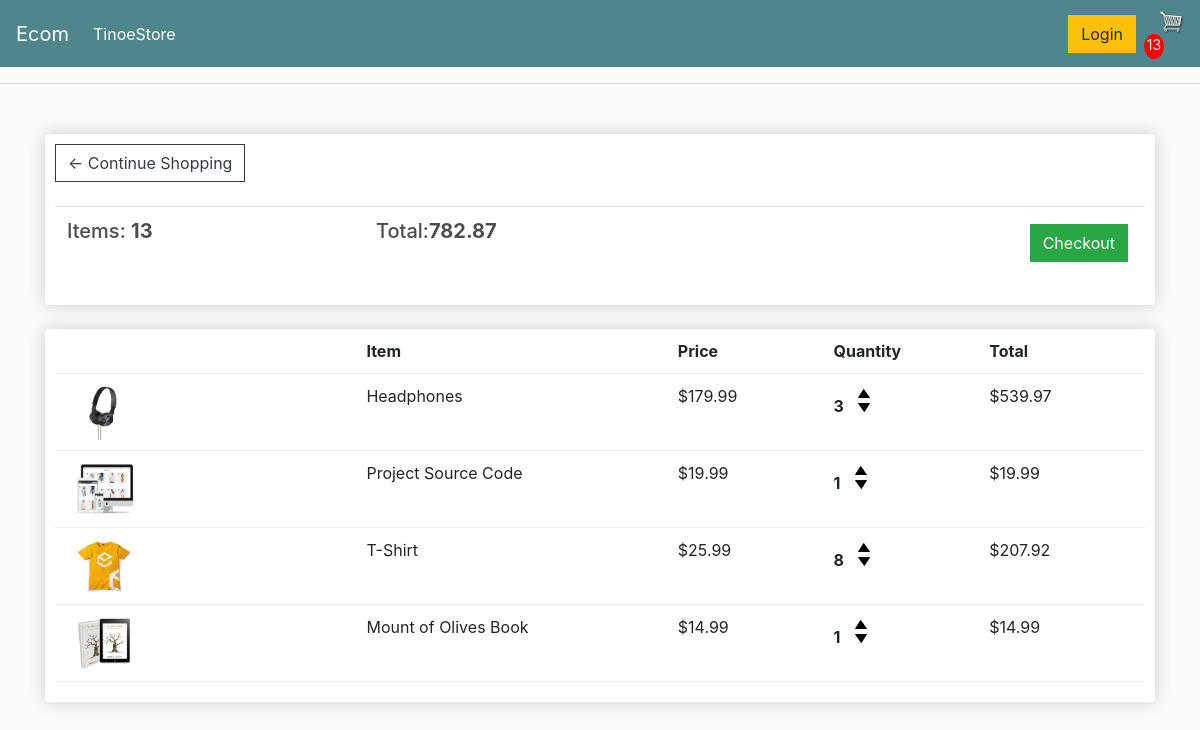
The app's page /cart/ (signed in), older data.
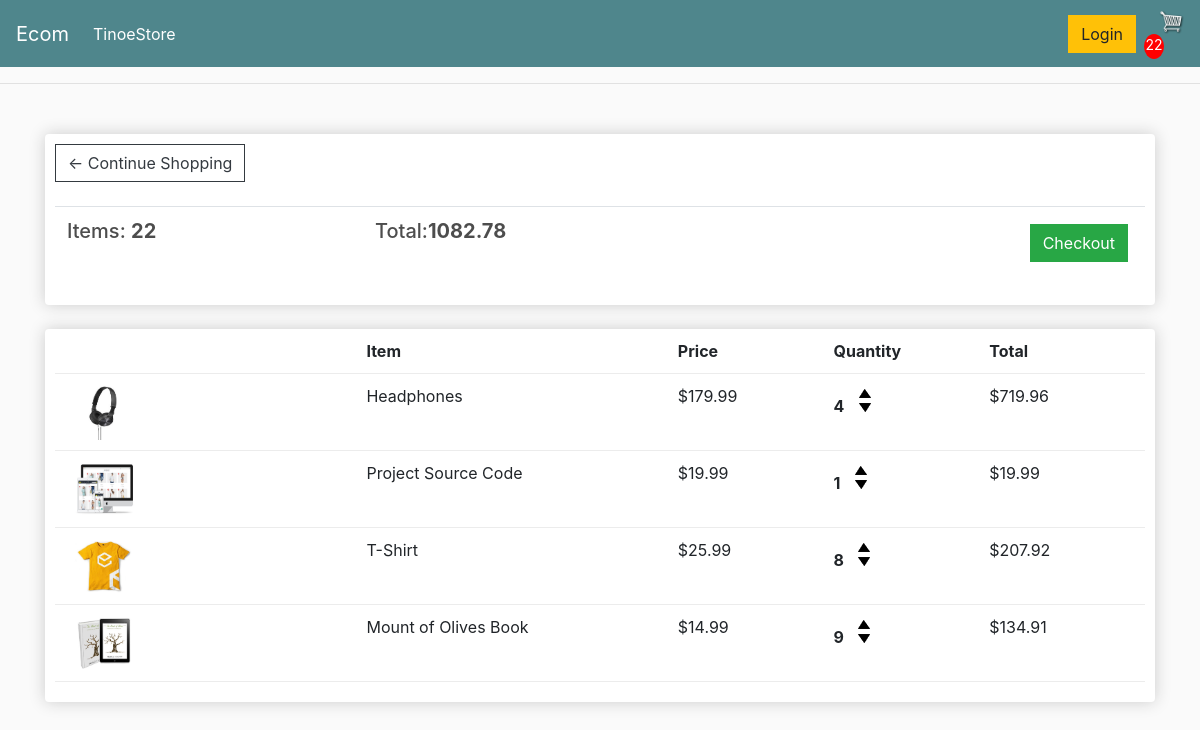
The same page, newer data.
### tinoe_store/models.py (models this page shows, shortened)
class Order(models.Model):
	customer = models.ForeignKey(Customer, on_delete=models.SET_NULL, null=True, blank=True)
	date_ordered = models.DateTimeField(auto_now_add=True)
	complete = models.BooleanField(default=False)
	transaction_id = models.CharField(max_length=100, null=True)
	@property
	def get_cart_total(self):
		orderitems = self.orderitem_set.all()
		total = sum([item.get_total for item in orderitems])
		return total
	@property
	def get_cart_items(self):
		orderitems = self.orderitem_set.all()
		total = sum([item.quantity for item in orderitems])
		return total

class OrderItem(models.Model):
	product = models.ForeignKey(Product, on_delete=models.SET_NULL, null=True)
	order = models.ForeignKey(Order, on_delete=models.SET_NULL, null=True)
	quantity = models.IntegerField(default=0, null=True, blank=True)
	date_added = models.DateTimeField(auto_now_add=True)
	@property
	def get_total(self):
		total = self.product.price * self.quantity
		return total

class Product(models.Model):
	name = models.CharField(max_length=200)
	price = models.FloatField()
	digital = models.BooleanField(default=False,null=True, blank=True)
	image = models.ImageField(null=True, blank=True)
	@property
	def imageURL(self):
		try:
			url = self.image.url
		except:
			url = ''
		return url

### tinoe_store/views.py (the view)
# urls.py: path('cart/', views.cart, name="cart"),
def cart(request):
    if request.user.is_authenticated:
        customer = request.user.customer
        order, created = Order.objects.get_or_create(customer=customer, complete=False)
        items = order.orderitem_set.all()
        cartItems = order.get_cart_items
    else:
        items = []
        order = {'get_cart_total': 0, 'get_cart_items': 0, 'shipping': False}
        cartItems = 0
    context = {
        'items': items,
        'order': order,
        'cartItems': cartItems
    }
    return render(request, 'tinoe_store/cart.html', context)

### tinoe_store/templates/tinoe_store/cart.html
{% extends 'tinoe_store/main.html' %}
{% load static %}
{% block content %}
	<div class="row">
		<div class="col-lg-12">
			<div class="box-element">
				<a  class="btn btn-outline-dark" href="{% url 'tinoe_store' %}">&#x2190; Continue Shopping</a>
				<br>
				<br>
				<table class="table">
					<tr>
						<th><h5>Items: <strong>{{order.get_cart_items}}</strong></h5></th>
						<th><h5>Total:<strong>{{order.get_cart_total | floatformat:2}}</strong></h5></th>
						<th>
							<a  style="float:right; margin:5px;" class="btn btn-success" href="{% url 'checkout' %}">Checkout</a>
						</th>
					</tr>
				</table>
			</div>
			<br>
			<div class="box-element">
				<div class="cart-row">
					<div style="flex:2"></div>
					<div style="flex:2"><strong>Item</strong></div>
					<div style="flex:1"><strong>Price</strong></div>
					<div style="flex:1"><strong>Quantity</strong></div>
					<div style="flex:1"><strong>Total</strong></div>
				</div>
                {% for item in items%}
				<div class="cart-row">
					<div style="flex:2"><img class="row-image" src="{{item.product.imageURL}}"></div>
					<div style="flex:2"><p>{{item.product.name}}</p></div>
					<div style="flex:1"><p>${{item.product.price | floatformat:2}}</p></div>
					<div style="flex:1">
						<p class="quantity">{{item.quantity}}</p>
						<div class="quantity">
							<img data-product={{item.product.id}} data-action="add" class="chg-quantity update-cart" src="{% static  'images/arrow-up.png' %}">
							<img data-product={{item.product.id}} data-action="remove" class="chg-quantity update-cart" src="{% static  'images/arrow-down.png' %}">
						</div>
					</div>
					<div style="flex:1">${{item.get_total}}</div>
				</div>
                {% endfor %}
			</div>
		</div>
	</div>
{% endblock content %}

Row changes from the older to the newer data that the page shows:
changed through a linked row, Order: get_cart_items "13" → "22"; get_cart_total "782.87" → "1082.78"
changed OrderItem "Headphones": quantity "3" → "4"; get_total "539.97" → "719.96"
changed OrderItem "Mount of Olives Book": quantity "1" → "9"; get_total "14.99" → "134.91"
Text that changed along with them:
{{ cartItems }}: "13" → "22"
